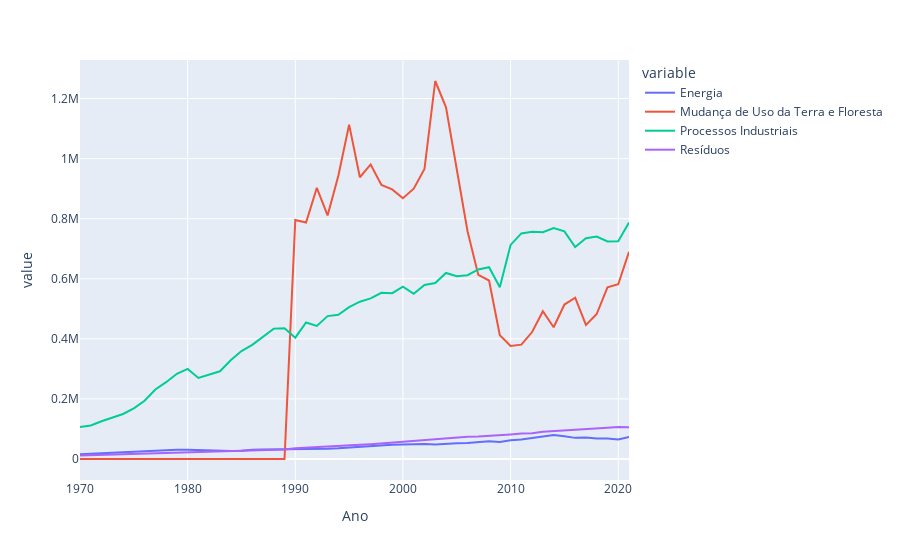

Notebook cell for this chart:
### Code cell
# Cria gráfico

fig4 = px.line(media_emissao_setores_anual, x='Ano', y=media_emissao_setores_anual.columns[2:])
fig4.show()
